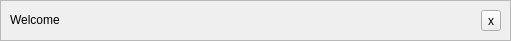
<?xml version="1.0" encoding="UTF-8"?>
<ui version="4.0">
 <class>BannerMessage</class>
 <widget class="QWidget" name="BannerMessage">
  <property name="geometry">
   <rect>
    <x>0</x>
    <y>0</y>
    <width>511</width>
    <height>34</height>
   </rect>
  </property>
  <property name="windowTitle">
   <string>Form</string>
  </property>
  <layout class="QHBoxLayout" name="horizontalLayout">
   <property name="spacing">
    <number>0</number>
   </property>
   <property name="margin">
    <number>0</number>
   </property>
   <item>
    <widget class="QFrame" name="frame">
     <property name="autoFillBackground">
      <bool>true</bool>
     </property>
     <property name="frameShape">
      <enum>QFrame::StyledPanel</enum>
     </property>
     <property name="frameShadow">
      <enum>QFrame::Raised</enum>
     </property>
     <property name="midLineWidth">
      <number>0</number>
     </property>
     <layout class="QHBoxLayout" name="horizontalLayout_2">
      <property name="spacing">
       <number>0</number>
      </property>
      <item>
       <widget class="QLabel" name="label">
        <property name="sizePolicy">
         <sizepolicy hsizetype="Minimum" vsizetype="Maximum">
          <horstretch>0</horstretch>
          <verstretch>0</verstretch>
         </sizepolicy>
        </property>
        <property name="frameShape">
         <enum>QFrame::NoFrame</enum>
        </property>
        <property name="text">
         <string>Welcome</string>
        </property>
       </widget>
      </item>
      <item>
       <widget class="QLabel" name="timer">
        <property name="sizePolicy">
         <sizepolicy hsizetype="Maximum" vsizetype="Preferred">
          <horstretch>0</horstretch>
          <verstretch>0</verstretch>
         </sizepolicy>
        </property>
        <property name="text">
         <string/>
        </property>
        <property name="margin">
         <number>0</number>
        </property>
        <property name="buddy">
         <cstring>closeButton</cstring>
        </property>
       </widget>
      </item>
      <item>
       <widget class="QToolButton" name="closeButton">
        <property name="text">
         <string>x</string>
        </property>
       </widget>
      </item>
     </layout>
    </widget>
   </item>
  </layout>
 </widget>
 <resources/>
 <connections>
  <connection>
   <sender>closeButton</sender>
   <signal>clicked()</signal>
   <receiver>BannerMessage</receiver>
   <slot>hide()</slot>
   <hints>
    <hint type="sourcelabel">
     <x>491</x>
     <y>21</y>
    </hint>
    <hint type="destinationlabel">
     <x>388</x>
     <y>31</y>
    </hint>
   </hints>
  </connection>
 </connections>
</ui>
